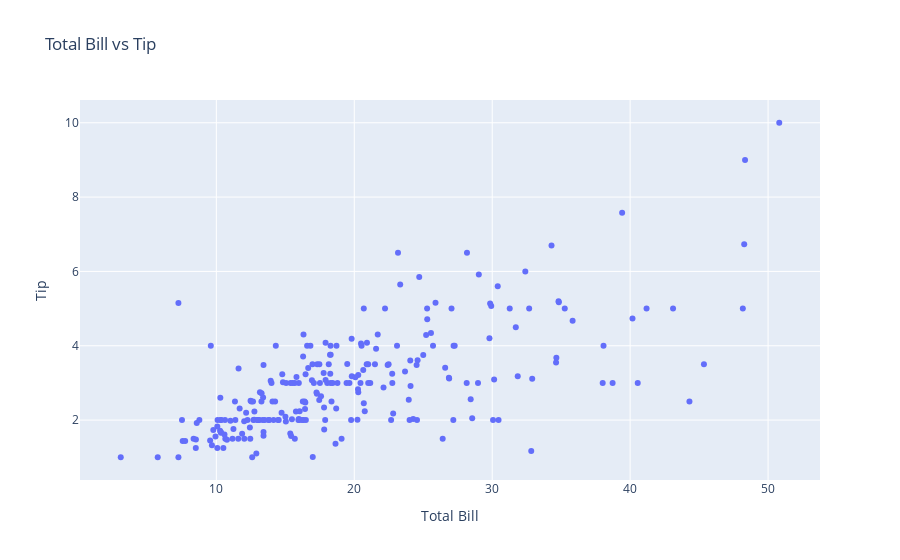

Notebook code cell kept with this figure:
### Code cell
fig = go.Figure()
fig.add_trace(go.Scatter(x=tips.total_bill, y=tips.tip, mode='markers', name='Total Bill vs Tip'))
fig.update_layout(title='Total Bill vs Tip', xaxis_title='Total Bill', yaxis_title='Tip')

### Figure 1 — Plotly figure (JSON) as saved in the notebook; plotly's stock layout.template omitted (floating-point values rounded to 4 significant figures; data arrays with more than 128 entries replaced by an {"elided": "..."} marker saying what was removed)
{"data": [{"mode": "markers", "name": "Total Bill vs Tip", "type": "scatter", "x": {"elided": "244 float values"}, "y": {"elided": "244 float values"}}], "layout": {"title": {"text": "Total Bill vs Tip"}, "xaxis": {"title": {"text": "Total Bill"}}, "yaxis": {"title": {"text": "Tip"}}}}
